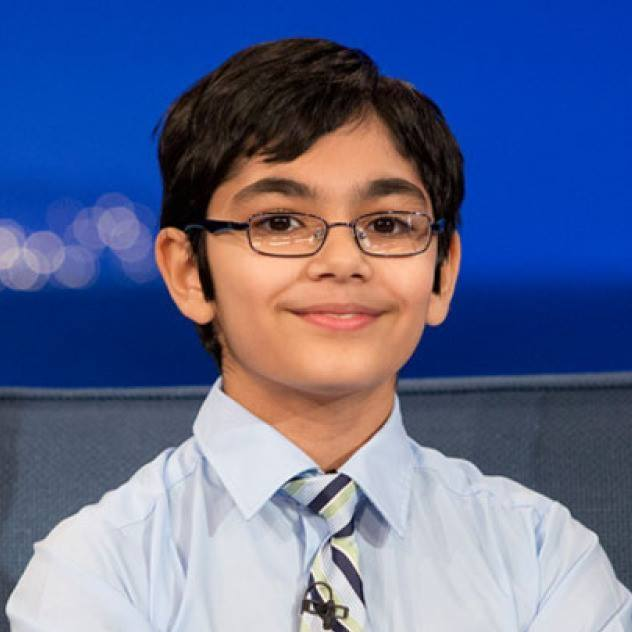
#> input picture video_analysis/test/VJ_test1.jpg, 632 x 632 px, given in place of the camera
$ python webcam_experiments.py
#> lines starting #> are read from the running program, lines starting #| are printed output that depends on the picture; after the words box and inside, x2 and y2 are one past the last pixel; in counts of white or black regions, pixels touching at a corner belong together
# -*- coding: utf-8 -*-
"""
Created on Thu Mar  8 16:43:09 2018

@author: Bijta


Not functional yet
"""
import cv2
import numpy as np
# Change these variables based on the location of your cloned, local repositories on your computer
PATH_TO_HAAR_CASCADES = "C:/Users/Bijta/Documents/GitHub/non-contact-heart-rate/video_analysis/"
face_cascade = cv2.CascadeClassifier(PATH_TO_HAAR_CASCADES+'haarcascade_frontalface_default.xml') # Full pathway must be used

# params for ShiTomasi corner detection
feature_params = dict( maxCorners = 100,
                       qualityLevel = 0.3,
                       minDistance = 4,
                       blockSize = 7 )
# Parameters for lucas kanade optical flow
lk_params = dict( winSize  = (15,15),
                  maxLevel = 2,
                  criteria = (cv2.TERM_CRITERIA_EPS | cv2.TERM_CRITERIA_COUNT, 10, 0.03))
# Create some random colors
color = np.random.randint(0,255,(100,3))
firstFrame = None
cap = cv2.VideoCapture(0)
while(True):
    ret, frame = cap.read()
#> frame is the input picture: shape (632, 632, 3); mean B, G, R 144.5, 105.7, 95
    if ret == True:
        if firstFrame is None:
            # Take first frame and find face in it
            firstFrame = frame
            old_gray = cv2.cvtColor(firstFrame, cv2.COLOR_BGR2GRAY)
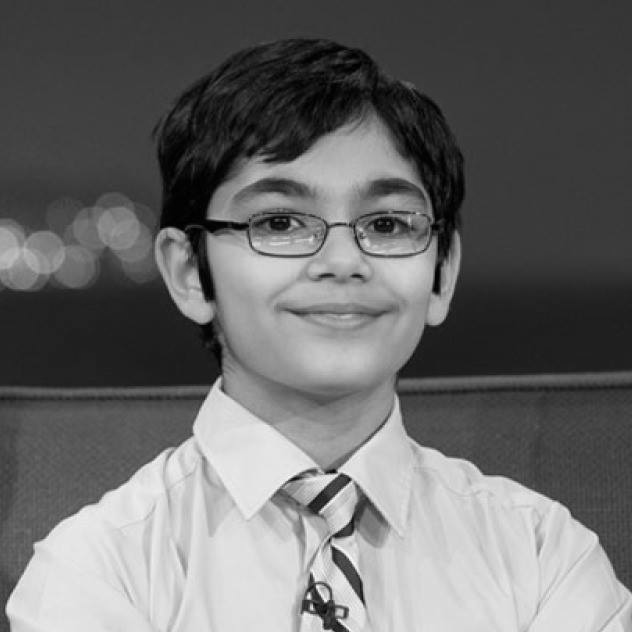
#> old_gray: shape (632, 632); min 0, max 254, mean 106.9
            faces = face_cascade.detectMultiScale(old_gray, 1.3, 5)
#> faces = [[200, 109, 280, 280]]
            for (x,y,w,h) in faces:
                VJ_mask = np.zeros_like(firstFrame)
                VJ_mask = cv2.rectangle(VJ_mask,(x,y),(x+w,y+h),(255,0,0),-1)
                VJ_mask = cv2.cvtColor(VJ_mask, cv2.COLOR_BGR2GRAY)
#> this loop made 1 pass
#> pass 1, `VJ_mask = cv2.rectangle(VJ_mask,(x,y),(x+w,y+h),(255,0,0),-1)`:
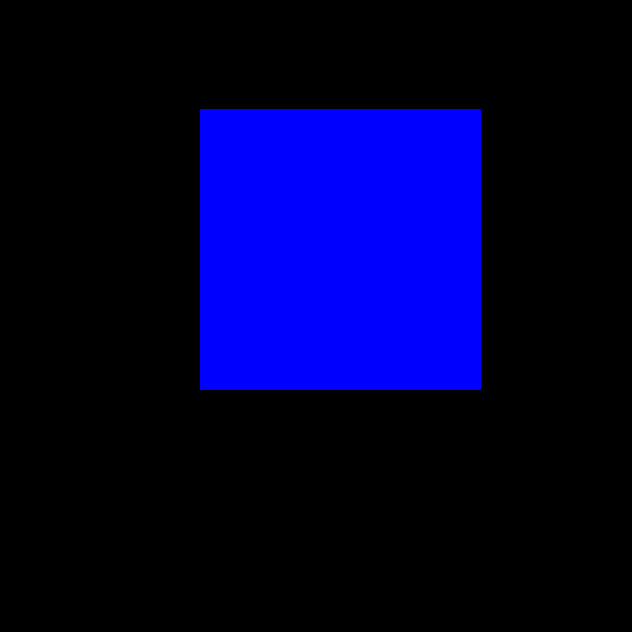
#> VJ_mask: shape (632, 632, 3); mean of channels 0, 1, 2 50.4, 0, 0; drawn as B, G, R
#> pass 1, `VJ_mask = cv2.cvtColor(VJ_mask, cv2.COLOR_BGR2GRAY)`:
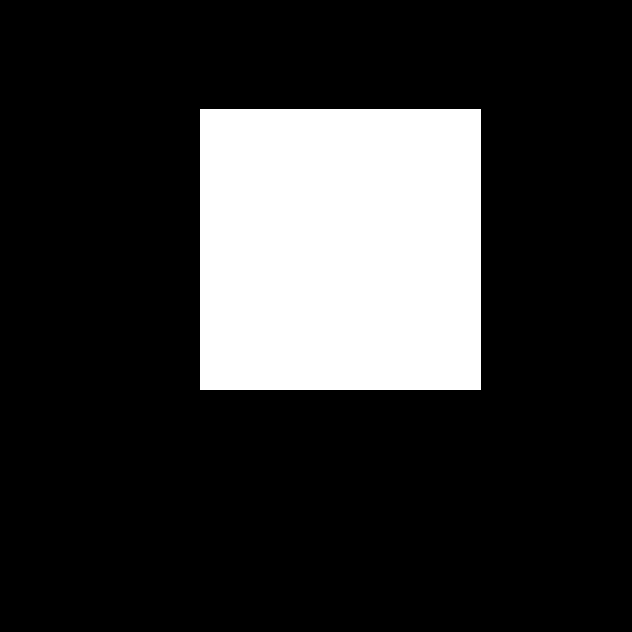
#> VJ_mask: shape (632, 632); values 0 (black) and 29 (white), 19.8% white; 1 white region, box (x1, y1, x2, y2) and area: (200, 109, 481, 390) 78961
            p0 = cv2.goodFeaturesToTrack(old_gray, mask = VJ_mask, **feature_params)
#> p0 = 39 rows, first 8: [328, 225], [437, 292], [351, 225], [362, 241], [292, 220], [287, 218], [427, 325], [360, 236]
            # Create a mask image for drawing purposes
            mask = np.zeros_like(firstFrame)
        frame_gray = cv2.cvtColor(frame, cv2.COLOR_BGR2GRAY)
        # calculate optical flow
        p1, st, err = cv2.calcOpticalFlowPyrLK(old_gray, frame_gray, p0, None, **lk_params)
#> p1 has the same summary as p0; st = 39 values from 1 to 1; err = 39 values from 0 to 0
        # Select good points
        good_new = p1[st==1]
#> good_new = 39 pairs, first value 206 to 456, second value 161 to 389
        good_old = p0[st==1]
#> good_old has the same summary as good_new
        # draw the tracks
        for i,(new,old) in enumerate(zip(good_new,good_old)):
            a,b = new.ravel()
            c,d = old.ravel()
            mask = cv2.line(mask, (a,b),(c,d), color[i].tolist(), 2)
            frame = cv2.circle(frame,(a,b),5,color[i].tolist(),-1)
#> this loop made 39 passes
#> (a, b, c, d) on passes 1 to 12: (328, 225, 328, 225), (437, 292, 437, 292), (351, 225, 351, 225), (362, 241, 362, 241), (292, 220, 292, 220), (287, 218, 287, 218), (427, 325, 427, 325), (360, 236, 360, 236), (209, 216, 209, 216), (246, 230, 246, 230), (358, 229, 358, 229), (208, 235, 208, 235)
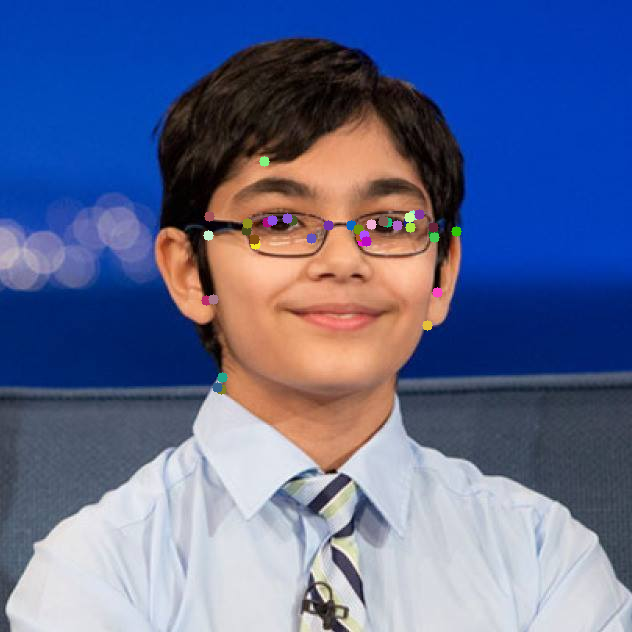
#> frame: shape (632, 632, 3); mean B, G, R 144.8, 106, 95.1
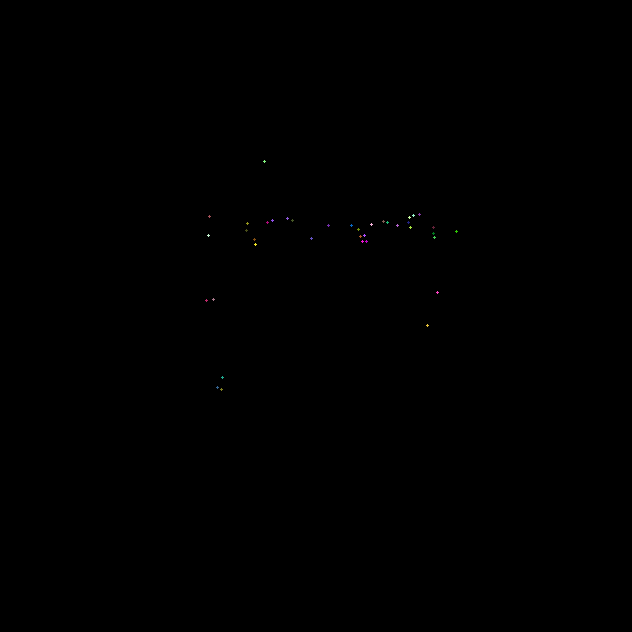
#> mask: shape (632, 632, 3); mean of channels 0, 1, 2 0.1, 0.1, 0.1; drawn as B, G, R
        img = cv2.add(frame,mask)
        cv2.imshow('frame',img)
        k = cv2.waitKey(30) & 0xff
#> (key q is pressed here)
        if k == 27:
            break
        # Now update the previous frame and previous points
        old_gray = frame_gray.copy()
        p0 = good_new.reshape(-1,1,2)
        if cv2.waitKey(1) & 0xFF == ord('q'):
#> (key q is pressed here)
            cv2.destroyAllWindows()
            break


while(1):
    ret,frame = cap.read()


cap.release()
cv2.destroyAllWindows()

$ run again, on video_analysis/test/group.jpg
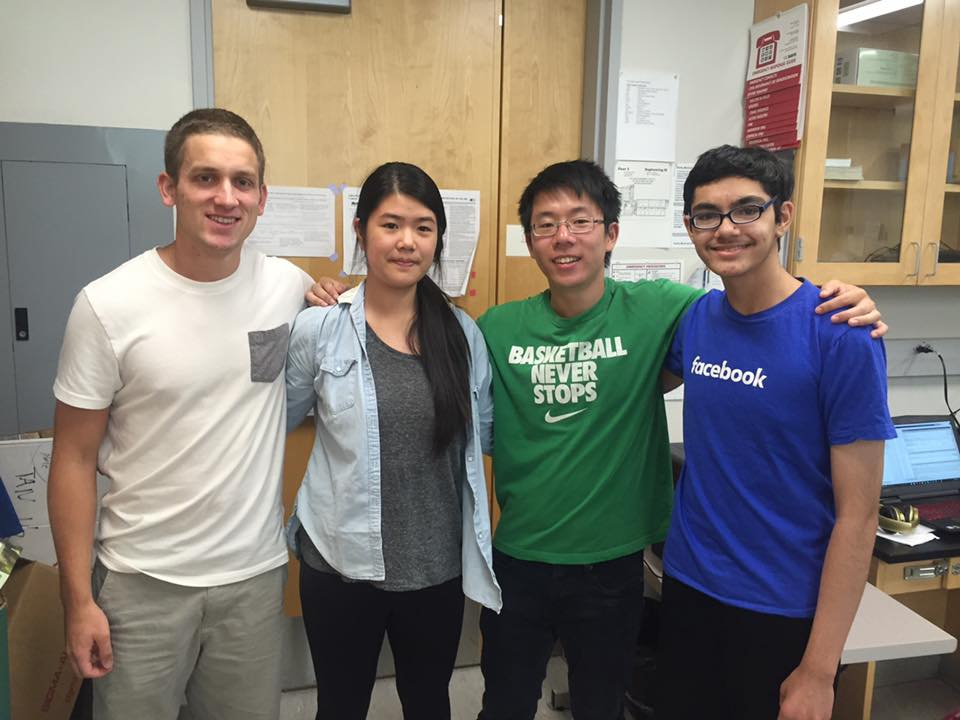
#> input picture video_analysis/test/group.jpg, 960 x 720 px, given in place of the camera
#> frame is the input picture: shape (720, 960, 3); mean B, G, R 114.5, 122.2, 127
#> faces = [[519, 185, 93, 93], [359, 190, 92, 92], [170, 139, 108, 108], [678, 172, 103, 103]]
#> the loop `for (x,y,w,h) in faces:` made 4 passes
#> pass 1, `VJ_mask = cv2.cvtColor(VJ_mask, cv2.COLOR_BGR2GRAY)`:
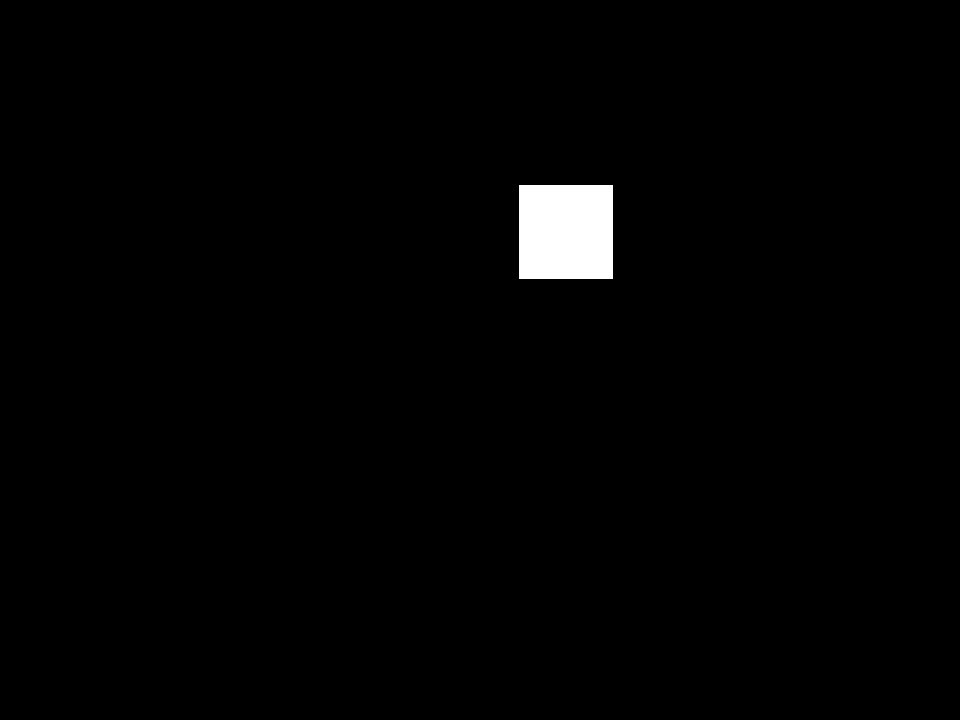
#> VJ_mask: shape (720, 960); values 0 (black) and 29 (white), 1.3% white; 1 white region, box (x1, y1, x2, y2) and area: (519, 185, 613, 279) 8836
#> p0 = 13 rows, first 8: [728, 215], [726, 219], [686, 217], [686, 213], [709, 271], [761, 209], [691, 244], [770, 205]
#> p1 has the same summary as p0; st = [1, 1, 1, 1, 1, 1, 1, 1, 1, 1, 1, 1, 1]; err = [0, 0, 0, 0, 0, 0, 0, 0, 0, 0, 0, 0, 0]
#> good_new has the same summary as p0
#> good_old has the same summary as p0
#> the loop `for i,(new,old) in enumerate(zip(good_new,good_old)):` made 13 passes
#> (a, b, c, d) on passes 1 to 8: (728, 215, 728, 215), (726, 219, 726, 219), (686, 217, 686, 217), (686, 213, 686, 213), (709, 271, 709, 271), (761, 209, 761, 209), (691, 244, 691, 244), (770, 205, 770, 205)
#> after the loop `for i,(new,old) in enumerate(zip(good_new,good_old)):`:
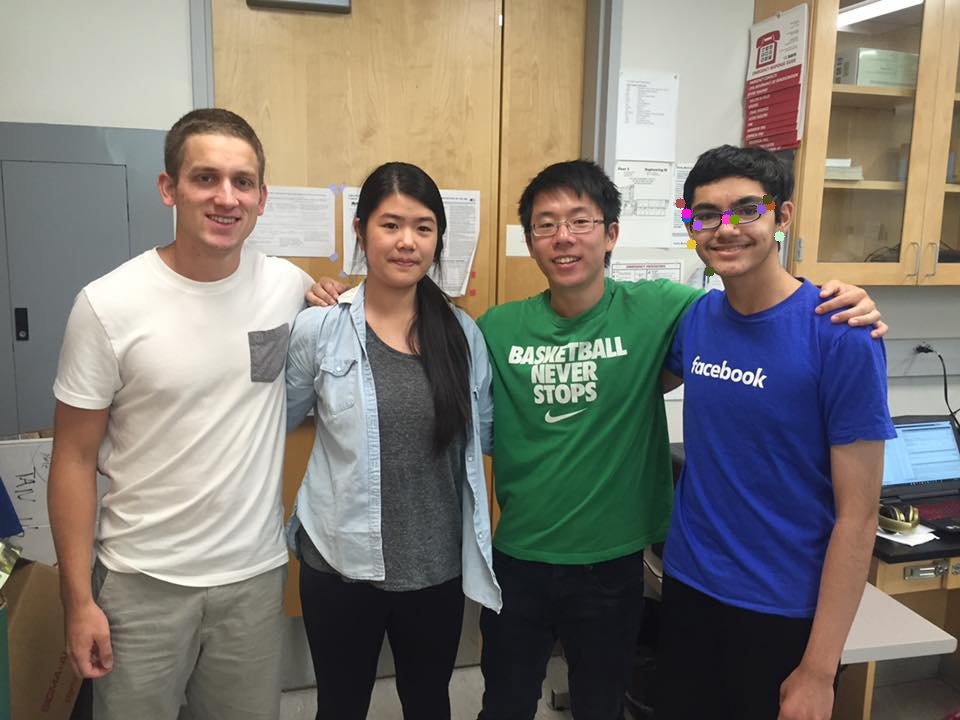
#> frame: shape (720, 960, 3); mean B, G, R 114.6, 122.2, 127
